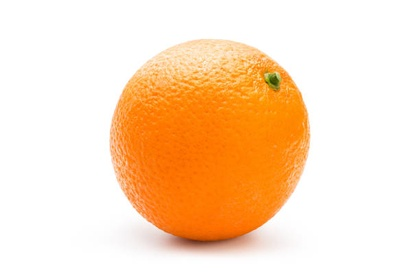
%> input picture line.jpg, 420 x 280 px, shrunk from 612 x 408 before the run
$ octave Full_Sobel_Edge.m   (GNU Octave 9; MATLAB toolbox functions it lacks are replaced by stand-ins)
%> lines starting %> are read from the running program, lines starting %| are printed output that depends on the picture; in (x1, y1, x2, y2) boxes, pixels count from 0 and x2, y2 are one past the last pixel; in counts of white or black regions, pixels touching at a corner belong together; the program's own positions count from 1
clc; clear; close all;

% Load and preprocess image
img = double(rgb2gray(imread("line.jpg")));
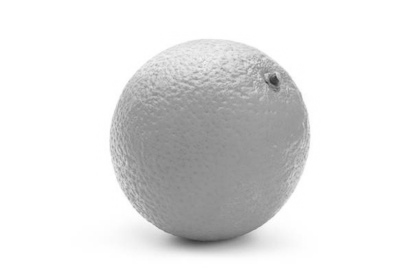
%> img: size 280x420 double; min 50, max 255, mean 228.7
[r, c] = size(img);
%> r = 280; c = 420

% Define Sobel kernels
sobel_x = [-1 0 1; -2 0 2; -1 0 1];   % Vertical edges
sobel_y = [-1 -2 -1; 0 0 0; 1 2 1];   % Horizontal edges

% Initialize gradient magnitude image
edge_mag = zeros(r, c);

% Apply both filters manually
for i = 2:r-1
    for j = 2:c-1
        region = img(i-1:i+1, j-1:j+1);
        Gx = sum(sum(region .* sobel_x));
        Gy = sum(sum(region .* sobel_y));
        edge_mag(i, j) = sqrt(Gx^2 + Gy^2);  % Gradient magnitude
    end
end
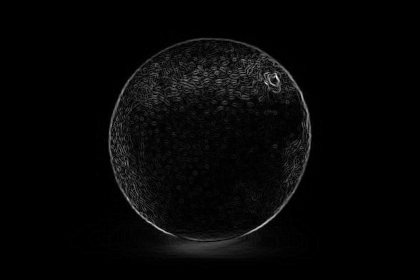
%> edge_mag: size 280x420 double; min 0, max 503.2, mean 12.4; drawn with min black and max white

% Threshold the magnitude to get binary edge map
threshold = 50;  % Adjust as needed
binary_edges = edge_mag > threshold;
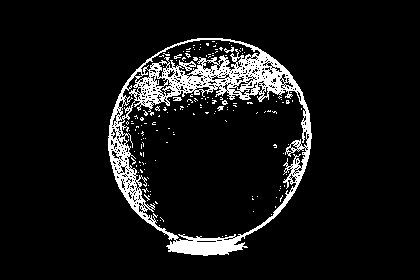
%> binary_edges: size 280x420 logical; 8.1% white; 160 white regions (155 under 20 px), largest, box (x1, y1, x2, y2) and area: (108, 38, 312, 256) 8829, (224, 47, 234, 53) 28, (173, 97, 182, 101) 27, (217, 106, 224, 111) 21, (174, 54, 182, 59) 20

% Show results
figure;
subplot(1,2,1); imshow(uint8(img)); title('Original Image');
subplot(1,2,2); imshow(binary_edges); title('Sobel Edge Detection (Manual)');
